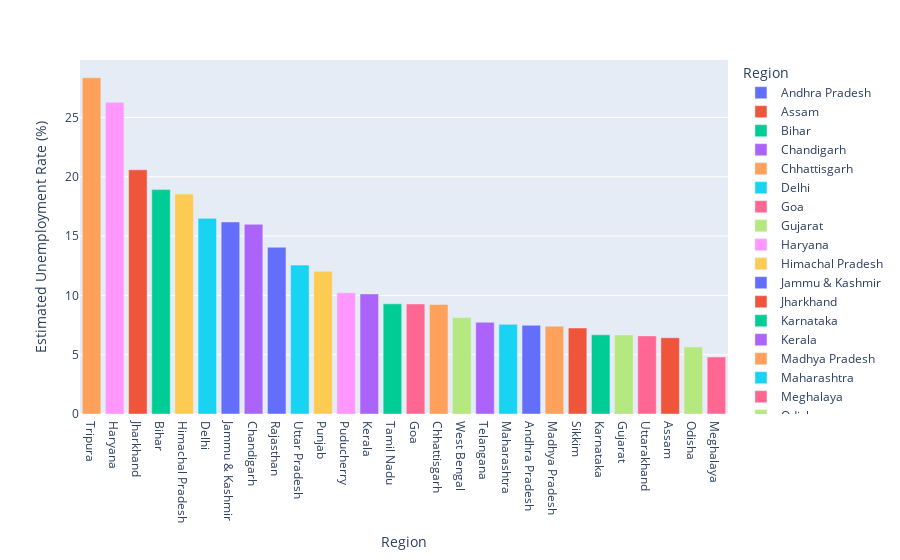

The notebook cell this image was saved under:
### Code cell
fig=px.bar(state,x='Region',y=' Estimated Unemployment Rate (%)',color='Region',template='plotly')
fig.update_layout(xaxis={'categoryorder':'total descending'})
fig.show()

### Figure 1 — Plotly figure (JSON) as saved in the notebook; plotly's stock layout.template omitted (floating-point values rounded to 4 significant figures)
{"data": [{"alignmentgroup": "True", "hovertemplate": "Region=%{x}<br> Estimated Unemployment Rate (%)=%{y}<extra></extra>", "legendgroup": "Andhra Pradesh", "marker": {"color": "#636efa", "pattern": {"shape": ""}}, "name": "Andhra Pradesh", "offsetgroup": "Andhra Pradesh", "orientation": "v", "showlegend": true, "textposition": "auto", "type": "bar", "x": ["Andhra Pradesh"], "xaxis": "x", "y": [7.477], "yaxis": "y"}, {"alignmentgroup": "True", "hovertemplate": "Region=%{x}<br> Estimated Unemployment Rate (%)=%{y}<extra></extra>", "legendgroup": "Assam", "marker": {"color": "#EF553B", "pattern": {"shape": ""}}, "name": "Assam", "offsetgroup": "Assam", "orientation": "v", "showlegend": true, "textposition": "auto", "type": "bar", "x": ["Assam"], "xaxis": "x", "y": [6.428], "yaxis": "y"}, {"alignmentgroup": "True", "hovertemplate": "Region=%{x}<br> Estimated Unemployment Rate (%)=%{y}<extra></extra>", "legendgroup": "Bihar", "marker": {"color": "#00cc96", "pattern": {"shape": ""}}, "name": "Bihar", "offsetgroup": "Bihar", "orientation": "v", "showlegend": true, "textposition": "auto", "type": "bar", "x": ["Bihar"], "xaxis": "x", "y": [18.92], "yaxis": "y"}, {"alignmentgroup": "True", "hovertemplate": "Region=%{x}<br> Estimated Unemployment Rate (%)=%{y}<extra></extra>", "legendgroup": "Chandigarh", "marker": {"color": "#ab63fa", "pattern": {"shape": ""}}, "name": "Chandigarh", "offsetgroup": "Chandigarh", "orientation": "v", "showlegend": true, "textposition": "auto", "type": "bar", "x": ["Chandigarh"], "xaxis": "x", "y": [15.99], "yaxis": "y"}, {"alignmentgroup": "True", "hovertemplate": "Region=%{x}<br> Estimated Unemployment Rate (%)=%{y}<extra></extra>", "legendgroup": "Chhattisgarh", "marker": {"color": "#FFA15A", "pattern": {"shape": ""}}, "name": "Chhattisgarh", "offsetgroup": "Chhattisgarh", "orientation": "v", "showlegend": true, "textposition": "auto", "type": "bar", "x": ["Chhattisgarh"], "xaxis": "x", "y": [9.24], "yaxis": "y"}, {"alignmentgroup": "True", "hovertemplate": "Region=%{x}<br> Estimated Unemployment Rate (%)=%{y}<extra></extra>", "legendgroup": "Delhi", "marker": {"color": "#19d3f3", "pattern": {"shape": ""}}, "name": "Delhi", "offsetgroup": "Delhi", "orientation": "v", "showlegend": true, "textposition": "auto", "type": "bar", "x": ["Delhi"], "xaxis": "x", "y": [16.5], "yaxis": "y"}, {"alignmentgroup": "True", "hovertemplate": "Region=%{x}<br> Estimated Unemployment Rate (%)=%{y}<extra></extra>", "legendgroup": "Goa", "marker": {"color": "#FF6692", "pattern": {"shape": ""}}, "name": "Goa", "offsetgroup": "Goa", "orientation": "v", "showlegend": true, "textposition": "auto", "type": "bar", "x": ["Goa"], "xaxis": "x", "y": [9.274], "yaxis": "y"}, {"alignmentgroup": "True", "hovertemplate": "Region=%{x}<br> Estimated Unemployment Rate (%)=%{y}<extra></extra>", "legendgroup": "Gujarat", "marker": {"color": "#B6E880", "pattern": {"shape": ""}}, "name": "Gujarat", "offsetgroup": "Gujarat", "orientation": "v", "showlegend": true, "textposition": "auto", "type": "bar", "x": ["Gujarat"], "xaxis": "x", "y": [6.664], "yaxis": "y"}, {"alignmentgroup": "True", "hovertemplate": "Region=%{x}<br> Estimated Unemployment Rate (%)=%{y}<extra></extra>", "legendgroup": "Haryana", "marker": {"color": "#FF97FF", "pattern": {"shape": ""}}, "name": "Haryana", "offsetgroup": "Haryana", "orientation": "v", "showlegend": true, "textposition": "auto", "type": "bar", "x": ["Haryana"], "xaxis": "x", "y": [26.28], "yaxis": "y"}, {"alignmentgroup": "True", "hovertemplate": "Region=%{x}<br> Estimated Unemployment Rate (%)=%{y}<extra></extra>", "legendgroup": "Himachal Pradesh", "marker": {"color": "#FECB52", "pattern": {"shape": ""}}, "name": "Himachal Pradesh", "offsetgroup": "Himachal Pradesh", "orientation": "v", "showlegend": true, "textposition": "auto", "type": "bar", "x": ["Himachal Pradesh"], "xaxis": "x", "y": [18.54], "yaxis": "y"}, {"alignmentgroup": "True", "hovertemplate": "Region=%{x}<br> Estimated Unemployment Rate (%)=%{y}<extra></extra>", "legendgroup": "Jammu & Kashmir", "marker": {"color": "#636efa", "pattern": {"shape": ""}}, "name": "Jammu & Kashmir", "offsetgroup": "Jammu & Kashmir", "orientation": "v", "showlegend": true, "textposition": "auto", "type": "bar", "x": ["Jammu & Kashmir"], "xaxis": "x", "y": [16.19], "yaxis": "y"}, {"alignmentgroup": "True", "hovertemplate": "Region=%{x}<br> Estimated Unemployment Rate (%)=%{y}<extra></extra>", "legendgroup": "Jharkhand", "marker": {"color": "#EF553B", "pattern": {"shape": ""}}, "name": "Jharkhand", "offsetgroup": "Jharkhand", "orientation": "v", "showlegend": true, "textposition": "auto", "type": "bar", "x": ["Jharkhand"], "xaxis": "x", "y": [20.59], "yaxis": "y"}, {"alignmentgroup": "True", "hovertemplate": "Region=%{x}<br> Estimated Unemployment Rate (%)=%{y}<extra></extra>", "legendgroup": "Karnataka", "marker": {"color": "#00cc96", "pattern": {"shape": ""}}, "name": "Karnataka", "offsetgroup": "Karnataka", "orientation": "v", "showlegend": true, "textposition": "auto", "type": "bar", "x": ["Karnataka"], "xaxis": "x", "y": [6.676], "yaxis": "y"}, {"alignmentgroup": "True", "hovertemplate": "Region=%{x}<br> Estimated Unemployment Rate (%)=%{y}<extra></extra>", "legendgroup": "Kerala", "marker": {"color": "#ab63fa", "pattern": {"shape": ""}}, "name": "Kerala", "offsetgroup": "Kerala", "orientation": "v", "showlegend": true, "textposition": "auto", "type": "bar", "x": ["Kerala"], "xaxis": "x", "y": [10.12], "yaxis": "y"}, {"alignmentgroup": "True", "hovertemplate": "Region=%{x}<br> Estimated Unemployment Rate (%)=%{y}<extra></extra>", "legendgroup": "Madhya Pradesh", "marker": {"color": "#FFA15A", "pattern": {"shape": ""}}, "name": "Madhya Pradesh", "offsetgroup": "Madhya Pradesh", "orientation": "v", "showlegend": true, "textposition": "auto", "type": "bar", "x": ["Madhya Pradesh"], "xaxis": "x", "y": [7.406], "yaxis": "y"}, {"alignmentgroup": "True", "hovertemplate": "Region=%{x}<br> Estimated Unemployment Rate (%)=%{y}<extra></extra>", "legendgroup": "Maharashtra", "marker": {"color": "#19d3f3", "pattern": {"shape": ""}}, "name": "Maharashtra", "offsetgroup": "Maharashtra", "orientation": "v", "showlegend": true, "textposition": "auto", "type": "bar", "x": ["Maharashtra"], "xaxis": "x", "y": [7.558], "yaxis": "y"}, {"alignmentgroup": "True", "hovertemplate": "Region=%{x}<br> Estimated Unemployment Rate (%)=%{y}<extra></extra>", "legendgroup": "Meghalaya", "marker": {"color": "#FF6692", "pattern": {"shape": ""}}, "name": "Meghalaya", "offsetgroup": "Meghalaya", "orientation": "v", "showlegend": true, "textposition": "auto", "type": "bar", "x": ["Meghalaya"], "xaxis": "x", "y": [4.799], "yaxis": "y"}, {"alignmentgroup": "True", "hovertemplate": "Region=%{x}<br> Estimated Unemployment Rate (%)=%{y}<extra></extra>", "legendgroup": "Odisha", "marker": {"color": "#B6E880", "pattern": {"shape": ""}}, "name": "Odisha", "offsetgroup": "Odisha", "orientation": "v", "showlegend": true, "textposition": "auto", "type": "bar", "x": ["Odisha"], "xaxis": "x", "y": [5.658], "yaxis": "y"}, {"alignmentgroup": "True", "hovertemplate": "Region=%{x}<br> Estimated Unemployment Rate (%)=%{y}<extra></extra>", "legendgroup": "Puducherry", "marker": {"color": "#FF97FF", "pattern": {"shape": ""}}, "name": "Puducherry", "offsetgroup": "Puducherry", "orientation": "v", "showlegend": true, "textposition": "auto", "type": "bar", "x": ["Puducherry"], "xaxis": "x", "y": [10.22], "yaxis": "y"}, {"alignmentgroup": "True", "hovertemplate": "Region=%{x}<br> Estimated Unemployment Rate (%)=%{y}<extra></extra>", "legendgroup": "Punjab", "marker": {"color": "#FECB52", "pattern": {"shape": ""}}, "name": "Punjab", "offsetgroup": "Punjab", "orientation": "v", "showlegend": true, "textposition": "auto", "type": "bar", "x": ["Punjab"], "xaxis": "x", "y": [12.03], "yaxis": "y"}, {"alignmentgroup": "True", "hovertemplate": "Region=%{x}<br> Estimated Unemployment Rate (%)=%{y}<extra></extra>", "legendgroup": "Rajasthan", "marker": {"color": "#636efa", "pattern": {"shape": ""}}, "name": "Rajasthan", "offsetgroup": "Rajasthan", "orientation": "v", "showlegend": true, "textposition": "auto", "type": "bar", "x": ["Rajasthan"], "xaxis": "x", "y": [14.06], "yaxis": "y"}, {"alignmentgroup": "True", "hovertemplate": "Region=%{x}<br> Estimated Unemployment Rate (%)=%{y}<extra></extra>", "legendgroup": "Sikkim", "marker": {"color": "#EF553B", "pattern": {"shape": ""}}, "name": "Sikkim", "offsetgroup": "Sikkim", "orientation": "v", "showlegend": true, "textposition": "auto", "type": "bar", "x": ["Sikkim"], "xaxis": "x", "y": [7.249], "yaxis": "y"}, {"alignmentgroup": "True", "hovertemplate": "Region=%{x}<br> Estimated Unemployment Rate (%)=%{y}<extra></extra>", "legendgroup": "Tamil Nadu", "marker": {"color": "#00cc96", "pattern": {"shape": ""}}, "name": "Tamil Nadu", "offsetgroup": "Tamil Nadu", "orientation": "v", "showlegend": true, "textposition": "auto", "type": "bar", "x": ["Tamil Nadu"], "xaxis": "x", "y": [9.284], "yaxis": "y"}, {"alignmentgroup": "True", "hovertemplate": "Region=%{x}<br> Estimated Unemployment Rate (%)=%{y}<extra></extra>", "legendgroup": "Telangana", "marker": {"color": "#ab63fa", "pattern": {"shape": ""}}, "name": "Telangana", "offsetgroup": "Telangana", "orientation": "v", "showlegend": true, "textposition": "auto", "type": "bar", "x": ["Telangana"], "xaxis": "x", "y": [7.738], "yaxis": "y"}, {"alignmentgroup": "True", "hovertemplate": "Region=%{x}<br> Estimated Unemployment Rate (%)=%{y}<extra></extra>", "legendgroup": "Tripura", "marker": {"color": "#FFA15A", "pattern": {"shape": ""}}, "name": "Tripura", "offsetgroup": "Tripura", "orientation": "v", "showlegend": true, "textposition": "auto", "type": "bar", "x": ["Tripura"], "xaxis": "x", "y": [28.35], "yaxis": "y"}, {"alignmentgroup": "True", "hovertemplate": "Region=%{x}<br> Estimated Unemployment Rate (%)=%{y}<extra></extra>", "legendgroup": "Uttar Pradesh", "marker": {"color": "#19d3f3", "pattern": {"shape": ""}}, "name": "Uttar Pradesh", "offsetgroup": "Uttar Pradesh", "orientation": "v", "showlegend": true, "textposition": "auto", "type": "bar", "x": ["Uttar Pradesh"], "xaxis": "x", "y": [12.55], "yaxis": "y"}, {"alignmentgroup": "True", "hovertemplate": "Region=%{x}<br> Estimated Unemployment Rate (%)=%{y}<extra></extra>", "legendgroup": "Uttarakhand", "marker": {"color": "#FF6692", "pattern": {"shape": ""}}, "name": "Uttarakhand", "offsetgroup": "Uttarakhand", "orientation": "v", "showlegend": true, "textposition": "auto", "type": "bar", "x": ["Uttarakhand"], "xaxis": "x", "y": [6.583], "yaxis": "y"}, {"alignmentgroup": "True", "hovertemplate": "Region=%{x}<br> Estimated Unemployment Rate (%)=%{y}<extra></extra>", "legendgroup": "West Bengal", "marker": {"color": "#B6E880", "pattern": {"shape": ""}}, "name": "West Bengal", "offsetgroup": "West Bengal", "orientation": "v", "showlegend": true, "textposition": "auto", "type": "bar", "x": ["West Bengal"], "xaxis": "x", "y": [8.125], "yaxis": "y"}], "layout": {"barmode": "relative", "legend": {"title": {"text": "Region"}, "tracegroupgap": 0}, "margin": {"t": 60}, "xaxis": {"anchor": "y", "categoryarray": ["Andhra Pradesh", "Assam", "Bihar", "Chandigarh", "Chhattisgarh", "Delhi", "Goa", "Gujarat", "Haryana", "Himachal Pradesh", "Jammu & Kashmir", "Jharkhand", "Karnataka", "Kerala", "Madhya Pradesh", "Maharashtra", "Meghalaya", "Odisha", "Puducherry", "Punjab", "Rajasthan", "Sikkim", "Tamil Nadu", "Telangana", "Tripura", "Uttar Pradesh", "Uttarakhand", "West Bengal"], "categoryorder": "total descending", "domain": [0, 1], "title": {"text": "Region"}}, "yaxis": {"anchor": "x", "domain": [0, 1], "title": {"text": " Estimated Unemployment Rate (%)"}}}}
